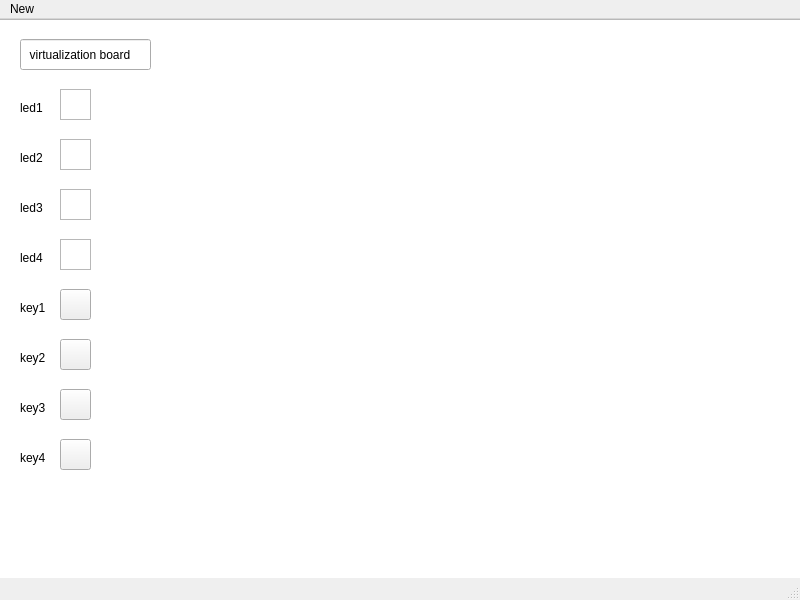
<?xml version="1.0" encoding="UTF-8"?>
<ui version="4.0">
 <class>MainWindow</class>
 <widget class="QMainWindow" name="MainWindow">
  <property name="geometry">
   <rect>
    <x>0</x>
    <y>0</y>
    <width>800</width>
    <height>600</height>
   </rect>
  </property>
  <property name="windowTitle">
   <string>MainWindow</string>
  </property>
  <widget class="QWidget" name="centralwidget">
   <widget class="QTextBrowser" name="textBrowser">
    <property name="geometry">
     <rect>
      <x>-10</x>
      <y>0</y>
      <width>811</width>
      <height>571</height>
     </rect>
    </property>
   </widget>
   <widget class="QLineEdit" name="lineEdit">
    <property name="geometry">
     <rect>
      <x>20</x>
      <y>20</y>
      <width>131</width>
      <height>31</height>
     </rect>
    </property>
    <property name="text">
     <string>  virtualization board</string>
    </property>
   </widget>
   <widget class="QTextBrowser" name="textLed1">
    <property name="geometry">
     <rect>
      <x>60</x>
      <y>70</y>
      <width>31</width>
      <height>31</height>
     </rect>
    </property>
   </widget>
   <widget class="QTextBrowser" name="textLed2">
    <property name="geometry">
     <rect>
      <x>60</x>
      <y>120</y>
      <width>31</width>
      <height>31</height>
     </rect>
    </property>
   </widget>
   <widget class="QTextBrowser" name="textLed3">
    <property name="geometry">
     <rect>
      <x>60</x>
      <y>170</y>
      <width>31</width>
      <height>31</height>
     </rect>
    </property>
   </widget>
   <widget class="QTextBrowser" name="textLed4">
    <property name="geometry">
     <rect>
      <x>60</x>
      <y>220</y>
      <width>31</width>
      <height>31</height>
     </rect>
    </property>
   </widget>
   <widget class="QPushButton" name="pushButton1">
    <property name="geometry">
     <rect>
      <x>60</x>
      <y>270</y>
      <width>31</width>
      <height>31</height>
     </rect>
    </property>
    <property name="text">
     <string/>
    </property>
   </widget>
   <widget class="QLabel" name="label">
    <property name="geometry">
     <rect>
      <x>20</x>
      <y>80</y>
      <width>31</width>
      <height>17</height>
     </rect>
    </property>
    <property name="text">
     <string>led1</string>
    </property>
   </widget>
   <widget class="QLabel" name="label_2">
    <property name="geometry">
     <rect>
      <x>20</x>
      <y>130</y>
      <width>31</width>
      <height>17</height>
     </rect>
    </property>
    <property name="text">
     <string>led2</string>
    </property>
   </widget>
   <widget class="QLabel" name="label_3">
    <property name="geometry">
     <rect>
      <x>20</x>
      <y>180</y>
      <width>31</width>
      <height>17</height>
     </rect>
    </property>
    <property name="text">
     <string>led3</string>
    </property>
   </widget>
   <widget class="QLabel" name="label_4">
    <property name="geometry">
     <rect>
      <x>20</x>
      <y>230</y>
      <width>31</width>
      <height>17</height>
     </rect>
    </property>
    <property name="text">
     <string>led4</string>
    </property>
   </widget>
   <widget class="QLabel" name="label_5">
    <property name="geometry">
     <rect>
      <x>20</x>
      <y>280</y>
      <width>31</width>
      <height>17</height>
     </rect>
    </property>
    <property name="text">
     <string>key1</string>
    </property>
   </widget>
   <widget class="QLabel" name="label_6">
    <property name="geometry">
     <rect>
      <x>20</x>
      <y>330</y>
      <width>31</width>
      <height>17</height>
     </rect>
    </property>
    <property name="text">
     <string>key2</string>
    </property>
   </widget>
   <widget class="QPushButton" name="pushButton2">
    <property name="geometry">
     <rect>
      <x>60</x>
      <y>320</y>
      <width>31</width>
      <height>31</height>
     </rect>
    </property>
    <property name="text">
     <string/>
    </property>
   </widget>
   <widget class="QLabel" name="label_7">
    <property name="geometry">
     <rect>
      <x>20</x>
      <y>380</y>
      <width>31</width>
      <height>17</height>
     </rect>
    </property>
    <property name="text">
     <string>key3</string>
    </property>
   </widget>
   <widget class="QPushButton" name="pushButton3">
    <property name="geometry">
     <rect>
      <x>60</x>
      <y>370</y>
      <width>31</width>
      <height>31</height>
     </rect>
    </property>
    <property name="text">
     <string/>
    </property>
   </widget>
   <widget class="QLabel" name="label_8">
    <property name="geometry">
     <rect>
      <x>20</x>
      <y>430</y>
      <width>31</width>
      <height>17</height>
     </rect>
    </property>
    <property name="text">
     <string>key4</string>
    </property>
   </widget>
   <widget class="QPushButton" name="pushButton4">
    <property name="geometry">
     <rect>
      <x>60</x>
      <y>420</y>
      <width>31</width>
      <height>31</height>
     </rect>
    </property>
    <property name="text">
     <string/>
    </property>
   </widget>
  </widget>
  <widget class="QMenuBar" name="menubar">
   <property name="geometry">
    <rect>
     <x>0</x>
     <y>0</y>
     <width>800</width>
     <height>27</height>
    </rect>
   </property>
   <widget class="QMenu" name="menuNew">
    <property name="title">
     <string>New</string>
    </property>
   </widget>
   <addaction name="menuNew"/>
  </widget>
  <widget class="QStatusBar" name="statusbar"/>
 </widget>
 <resources/>
 <connections/>
</ui>
